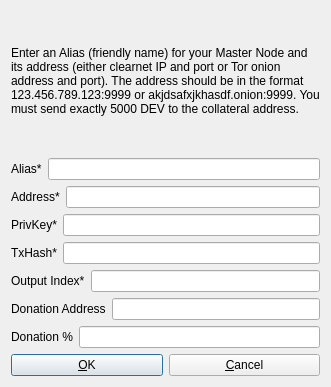
<?xml version="1.0" encoding="UTF-8"?>
<ui version="4.0">
 <class>AddEditAdrenalineNode</class>
 <widget class="QDialog" name="AddEditAdrenalineNode">
  <property name="geometry">
   <rect>
    <x>0</x>
    <y>0</y>
    <width>331</width>
    <height>387</height>
   </rect>
  </property>
  <property name="windowTitle">
   <string>Add/Edit TestCoin Node</string>
  </property>
  <property name="modal">
   <bool>true</bool>
  </property>
  <layout class="QVBoxLayout" name="verticalLayout">
   <item>
    <widget class="QLabel" name="label_9">
     <property name="sizePolicy">
      <sizepolicy hsizetype="Preferred" vsizetype="Expanding">
       <horstretch>0</horstretch>
       <verstretch>0</verstretch>
      </sizepolicy>
     </property>
     <property name="text">
      <string>&lt;html&gt;&lt;head/&gt;&lt;body&gt;&lt;p&gt;Enter an Alias (friendly name) for your Master Node and its address (either clearnet IP and port or Tor onion address and port). The address should be in the format 123.456.789.123:9999 or akjdsafxjkhasdf.onion:9999. You must send exactly 5000 DEV to the collateral address.&lt;/p&gt;&lt;/body&gt;&lt;/html&gt;</string>
     </property>
     <property name="wordWrap">
      <bool>true</bool>
     </property>
    </widget>
   </item>
   <item>
    <layout class="QHBoxLayout" name="horizontalLayout_4">
     <property name="bottomMargin">
      <number>0</number>
     </property>
     <item>
      <widget class="QLabel" name="label_4">
       <property name="text">
        <string>Alias*</string>
       </property>
      </widget>
     </item>
     <item>
      <widget class="QLineEdit" name="aliasLineEdit"/>
     </item>
    </layout>
   </item>
   <item>
    <layout class="QHBoxLayout" name="horizontalLayout_5">
     <property name="bottomMargin">
      <number>0</number>
     </property>
     <item>
      <widget class="QLabel" name="label_6">
       <property name="text">
        <string>Address*</string>
       </property>
      </widget>
     </item>
     <item>
      <widget class="QLineEdit" name="addressLineEdit"/>
     </item>
    </layout>
   </item>
   <item>
    <layout class="QHBoxLayout" name="horizontalLayout_3">
     <property name="bottomMargin">
      <number>0</number>
     </property>
     <item>
      <widget class="QLabel" name="label_5">
       <property name="text">
        <string>PrivKey*</string>
       </property>
      </widget>
     </item>
     <item>
      <widget class="QLineEdit" name="privkeyLineEdit"/>
     </item>
    </layout>
   </item>
   <item>
    <layout class="QHBoxLayout" name="horizontalLayout_2">
     <property name="bottomMargin">
      <number>0</number>
     </property>
     <item>
      <widget class="QLabel" name="label_2">
       <property name="text">
        <string>TxHash*</string>
       </property>
      </widget>
     </item>
     <item>
      <widget class="QLineEdit" name="txhashLineEdit"/>
     </item>
    </layout>
   </item>
   <item>
    <layout class="QHBoxLayout" name="horizontalLayout_8">
     <property name="bottomMargin">
      <number>0</number>
     </property>
     <item>
      <widget class="QLabel" name="label_8">
       <property name="text">
        <string>Output Index*</string>
       </property>
      </widget>
     </item>
     <item>
      <widget class="QLineEdit" name="outputindexLineEdit"/>
     </item>
    </layout>
   </item>
   <item>
    <layout class="QHBoxLayout" name="horizontalLayout_6">
     <property name="bottomMargin">
      <number>0</number>
     </property>
     <item>
      <widget class="QLabel" name="label_3">
       <property name="text">
        <string>Donation Address</string>
       </property>
      </widget>
     </item>
     <item>
      <widget class="QLineEdit" name="donationaddressLineEdit"/>
     </item>
    </layout>
   </item>
   <item>
    <layout class="QHBoxLayout" name="horizontalLayout_7">
     <property name="bottomMargin">
      <number>0</number>
     </property>
     <item>
      <widget class="QLabel" name="label_7">
       <property name="text">
        <string>Donation %</string>
       </property>
      </widget>
     </item>
     <item>
      <widget class="QLineEdit" name="donationpercentageLineEdit"/>
     </item>
    </layout>
   </item>
   <item>
    <layout class="QHBoxLayout" name="horizontalLayout_Buttons">
     <item>
      <widget class="QPushButton" name="okButton">
       <property name="text">
        <string>&amp;OK</string>
       </property>
      </widget>
     </item>
     <item>
      <widget class="QPushButton" name="cancelButton">
       <property name="text">
        <string>&amp;Cancel</string>
       </property>
       <property name="autoDefault">
        <bool>false</bool>
       </property>
      </widget>
     </item>
    </layout>
   </item>
  </layout>
 </widget>
 <resources/>
 <connections/>
</ui>
